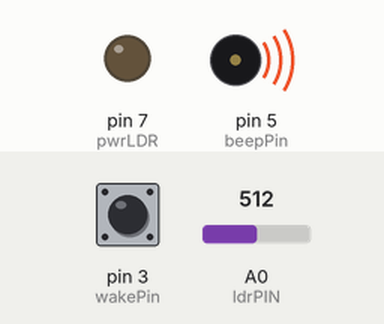
This sketch was run on a simulated Arduino Uno, built with avr-gcc and run on an emulated ATmega328P. On the bench: output pins drawn as LEDs (lit = HIGH), buzzer (waves = sounding). Inputs (shaded band) come from the test bench; at power-on: pin 3 (wakePin) HIGH, A0 (ldrPIN) = 512. Sleep ends after the set time or at an interrupt; pins used as bus, display or sensor lines are not drawn.

Above: at 0.1 s.
At 4.8 s:
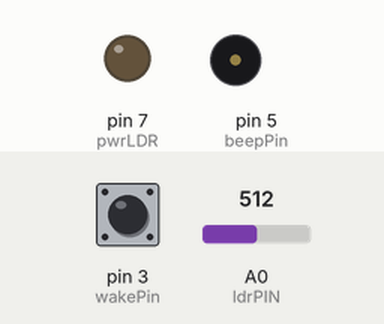
4.9 s: pin 3 (wakePin) pulled LOW for 0.15 s
At 5.4 s:
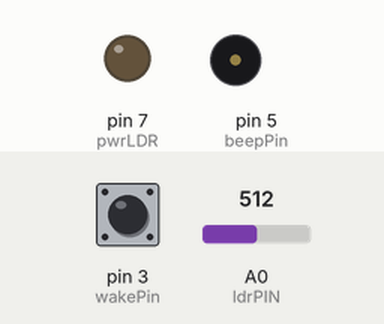
Timing chart, 0 to 7.9 s (numbered marks = the images above; inputs shaded):
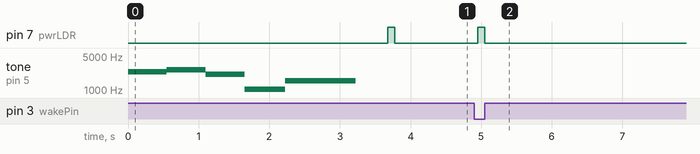

Measured:
- after the input at 4.9 s, pin 7 (pwrLDR): LOW → HIGH after 0.05 s, → LOW 0.10 s later

The sketch:

Benny_Cupboard_Alarm.ino
```cpp
/*
   Adapted from Low Power SLEEP modes for Arduino UNO/Nano
   using Atmel328P microcontroller chip video.

   For full details see my video #115
   at https://www.youtube.com/ralphbacon

   This video is #159 to be found at the same place!

   All details can be found at https://github.com/ralphbacon

*/
#include "Arduino.h"
#include <avr/sleep.h>

//                (Physical pin)
#define wakePin 3   // (5) when rising, makes 328P wake up, must be an interrupt pin (2 or 3 on ATMEGA328P)
#define beepPin 5    // (11) output pin for the LED (to show it is awake) PWM capable
#define ldrPIN A0   // (23) Determines light/dark state and prevent PIR from waking up unless dark
#define pwrLDR 7    // (13) A1 used as digital out
#define batIN A1    // (24) Used to read the battery voltage
#define batOUT 13   // (19) Closest physical pin to A1
//#define debug TRUE

// Array of pins in use; all others get set to INPUT to reduce power
// char pinsInUse[] = {8, 3, 5, 14, 18};

unsigned long awakeTimeMs = 0;
unsigned long lastMillis = 0;
unsigned char prevPIRState = 0;

void setup() {
#ifdef DEBUG
  Serial.begin(9600);
  Serial.print("F_CPU: "); Serial.println(F_CPU);
#endif

  // Set all [unused?] pin to INPUT mode to reduce power
  for (auto cnt = 0; cnt < 20; cnt++) {
    pinMode(cnt, INPUT_PULLUP);
  }

  // Wake pin will be brought HIGH/LOW by PIR
  pinMode(wakePin, INPUT_PULLUP);

  // Flashing LED / BEEP just to show the µController is running
  alienBeep();

  // Power to potential divider with LDR. Ensures no power used until we read it.
  pinMode(pwrLDR, OUTPUT);
  digitalWrite(pwrLDR, LOW);

  // 1.1V internal reference voltage. Measure it on pin 21.
  analogReference(INTERNAL);

  /*
    If you are doing only ADC conversions on some or all of the analog inputs
    you should disable the digital buffers, to save power.

    Once disabled, a digitalRead on those pins will always read zero.
    http://www.gammon.com.au/adc
  */
  bitSet (DIDR0, ADC0D);  // disable digital buffer on A0
  bitSet (DIDR0, ADC1D);  // disable digital buffer on A1
  bitSet (DIDR0, ADC2D);  // disable digital buffer on A2
  bitSet (DIDR0, ADC3D);  // disable digital buffer on A3
  //bitSet (DIDR0, ADC4D);  // disable digital buffer on A4 <- we are using this pin as digital
  bitSet (DIDR0, ADC5D);  // disable digital buffer on A5

#ifdef DEBUG
  Serial.println("Setup completed.");
#endif
}

// The loop just blinks an LED when not in sleep mode
void loop() {
  static int previousDark = 0;

  // Just blink LED/beep twice to show we're running. Note that after coming out of sleep
  // there is a deliberate small delay so we don't beep immediately in case it is light
  // when this should go back to sleep at once
  simpleBeep();

  // How dark is it?
  digitalWrite(pwrLDR, HIGH);
  delay(100);

  // Keep track of ambient light level - read it twice as first read is corrupted
  auto darkness = analogRead(ldrPIN);
  darkness = analogRead(ldrPIN);
  if (darkness != previousDark) {
    previousDark = darkness;
#ifdef DEBUG
    Serial.print("Dark: ");
    Serial.println(darkness);
#endif
  }

  // Is the PIR is still active (LOW=detecting motion)?
  auto pirLevel = digitalRead(wakePin);
  if (pirLevel != prevPIRState) {
    prevPIRState = pirLevel;
#ifdef DEBUG
    Serial.print("PIR=");
    Serial.println(pirLevel == HIGH ? "HIGH" : "LOW");
#endif
  }

  // Is it light (> 400) then go to sleep at once
  // If it is dark AND it's been running for 5+ seconds AND PIR has not detected activity, go to sleep
  if (darkness > 400
      || (millis() > awakeTimeMs + 5000
          && pirLevel == HIGH))
  {
    // Turn off the LDR power
    digitalWrite(pwrLDR, LOW);

    // Disable the ADC (Analog to digital converter, pins A0 [14] to A5 [19])
    static byte prevADCSRA = ADCSRA;
    ADCSRA = 0;

    /* Set the type of sleep mode we want. Can be one of (in order of power saving):
        SLEEP_MODE_IDLE (Timer 0 will wake up every millisecond to keep millis running)
        SLEEP_MODE_ADC
        SLEEP_MODE_PWR_SAVE (TIMER 2 keeps running)
        SLEEP_MODE_EXT_STANDBY
        SLEEP_MODE_STANDBY (Oscillator keeps running, makes for faster wake-up)
        SLEEP_MODE_PWR_DOWN (Deep sleep)
    */
    set_sleep_mode (SLEEP_MODE_PWR_DOWN);
    sleep_enable();

    // Turn off Brown Out Detection (low voltage)
    // Thanks to Nick Gammon for how to do this (temporarily) in software rather than
    // permanently using an avrdude command line.
    //
    // NB Microchip state BODS and BODSE only available for picoPower devices ATmega48PA/88PA/168PA/328P
    //
    // BODS must be set to one and BODSE must be set to zero within four clock cycles. This sets
    // the MCU Control Register (MCUCR)
    MCUCR = bit (BODS) | bit (BODSE);

    // The BODS bit is automatically cleared after three clock cycles so we better get on with it
    MCUCR = bit (BODS);

    // Ensure we can wake up again by first disabling interupts (temporarily) so
    // the wakeISR does not run before we are asleep and then prevent interrupts,
    // and then defining the ISR (Interrupt Service Routine) to run when poked awake
    noInterrupts();
    attachInterrupt(digitalPinToInterrupt(wakePin), sleepISR, FALLING);

    // Send a message just to show we are about to sleep
#ifdef DEBUG
    Serial.println("Good night!");
    Serial.flush();
#endif

    // Allow interrupts now
    interrupts();

    // And enter sleep mode as set above
    sleep_cpu();

    // --------------------------------------------------------
    // µController is now asleep until woken up by an interrupt
    // --------------------------------------------------------

    // Wakes up at this point when wakePin is RISING - interrupt routine is run first
#ifdef DEBUG
    Serial.println("I'm awake!");
#endif

    // Reset the awake Counter so we stay awake for a minimum amount of time (unless it is light)
    awakeTimeMs = millis();

    // Reset beeper timer so we beep almost immediately on wakeup (if movement and dark)
    lastMillis = millis() - 200;
    previousDark = 0;

    // Re-enable ADC if it was previously running
    ADCSRA = prevADCSRA;

    // Read the analog pin once here and discard to stabilize value
    darkness = analogRead(ldrPIN);

    // If the battery is below 3.29v (329) beep a longer series of beeps
    uint16_t batVolts = getBatteryVolts();
#ifdef DEBUG
    Serial.print("Bat: ");
    Serial.println(batVolts);
#endif

    if (batVolts < 329) {
#ifdef DEBUG
      Serial.println("Battery low");
#endif
      alienBeep();
    }
  }
}


// When wakePin is brought LOW this interrupt is triggered FIRST (even in PWR_DOWN sleep)
void sleepISR() {
  // Prevent sleep mode, so we don't enter it again, except deliberately, by code
  sleep_disable();

  // Detach the interrupt that brought us out of sleep
  detachInterrupt(digitalPinToInterrupt(wakePin));

  // Now we continue running the main Loop() just after we went to sleep
}


// Double blink and beep just to show we are running. Note that we do NOT
// use the delay for final delay here, this is done by checking
// millis instead (non-blocking)
void simpleBeep() {

  // One second must have elapased before we beep again
  if (millis() > lastMillis + 1000) {
    tone(beepPin, 2000, 50);
    delay(100);
    tone(beepPin, 2500, 50);
    lastMillis = millis();
  }
}

// Low battery warning CEotTK - d,e,c,C,G
void alienBeep() {
  static uint16_t tones[] = {2349, 2637, 2093, 1046, 1567};
  static uint16_t delays[] {550, 550, 550, 575, 1200};
  for (auto cnt = 0; cnt < 5; cnt++) {
    tone(beepPin, tones[cnt], 1000);
    delay(delays[cnt]);
  }
  delay(250);

  // If we are consuming time here reset the beeper timer in case we should be sleeping
  lastMillis = millis() - 200;
}

unsigned int getBatteryVolts() {
  //http://www.gammon.com.au/adc

  // Adjust this value to your boards specific internal BG voltage x1000
  const long InternalReferenceVoltage = 1095L;

  // REFS1 REFS0          --> 0 1, AVcc internal ref. -Selects AVcc external reference
  // MUX3 MUX2 MUX1 MUX0  --> 1110 1.1V (VBG)         -Selects channel 14, bandgap voltage, to measure
  ADMUX = (0 << REFS1) | (1 << REFS0) | (0 << ADLAR) | (1 << MUX3) | (1 << MUX2) | (1 << MUX1) | (0 << MUX0);

  // Let mux settle a little to get a more stable A/D conversion
  delay(50);

  // Start a conversion
  ADCSRA |= _BV( ADSC );

  // Wait for conversion to complete
  while ( ( (ADCSRA & (1 << ADSC)) != 0 ) );

  // Scale the value - calculates for straight line value
  unsigned int results = (((InternalReferenceVoltage * 1024L) / ADC) + 5L) / 10L;
  return results;
}
```
